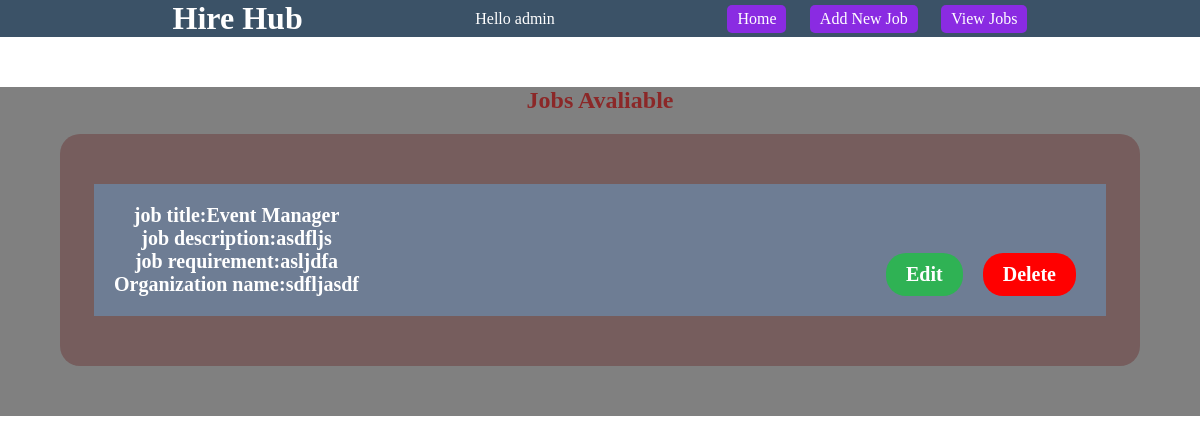
The page /viewjob/ on the database as committed earlier.
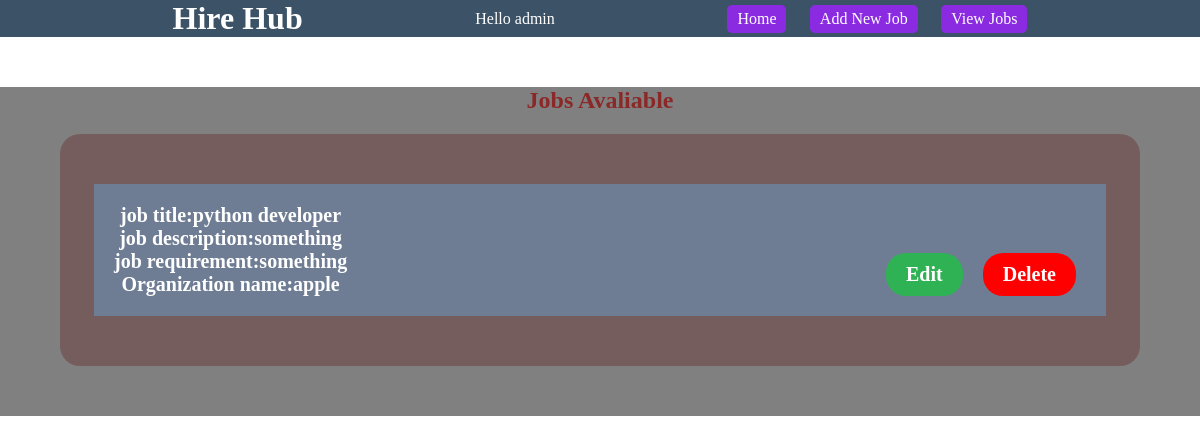
The same page on the database as committed later.
### jobportal/models.py (models this page shows, shortened)
class Jobs(models.Model):
    jobTitle=models.CharField(max_length=50,default="")
    jobDescription=models.CharField(max_length=1000,default="")
    jobRequirement=models.CharField(max_length=1000,default="")
    companyName=models.CharField(max_length=50,default="")

### jobportal/views.py (the view)
# urls.py: path('viewjob/',views.viewjob),
def viewjob(request):
    jobs=models.Jobs.objects.all()
    return render(request,'viewjobs.html',{"jobs":jobs})

### jobportal/templates/viewjobs.html
{% extends 'adminpanelbase.html' %}
{% block content %}
        <section class="job-avaliable-title">
            <h2>Jobs Avaliable</h2>
        </section>
        <section class="jobsAvaliable">
            {% for i in jobs %}
            <div class="job">
                <div class="job-title-description">
                    <div class="title">
                        <p>job title:<span>{{i.jobTitle}}</span></p>
                    </div>
                    <div class="description">
                        <p>job description:<span>{{i.jobDescription}}</span></p>
                    </div>
                    <div class="requirement">
                        <p>job requirement:<span>{{i.jobRequirement}}</span></p>
                    </div>
                    <div class="companyname">
                        <p>Organization name:<span>{{i.companyName}}</span></p>
                    </div>
                </div>
                <div class="job-actions">
                    <div class="details-action">
                        <a href="/editjob/{{i.id}}" id="edit">Edit</a>
                        <a href="/delete/{{i.id}}" id="delete">Delete</a>
                    </div>
                </div>
            </div>
            {%endfor%}
        </section>
        {% endblock %}

Rows that differ between the two databases and show on the page:
removed Jobs: jobTitle "Event Manager", jobDescription "asdfljs", jobRequirement "asljdfa", companyName "sdfljasdf"
added Jobs: jobTitle "python developer", jobDescription "something", jobRequirement "something", companyName "apple"
